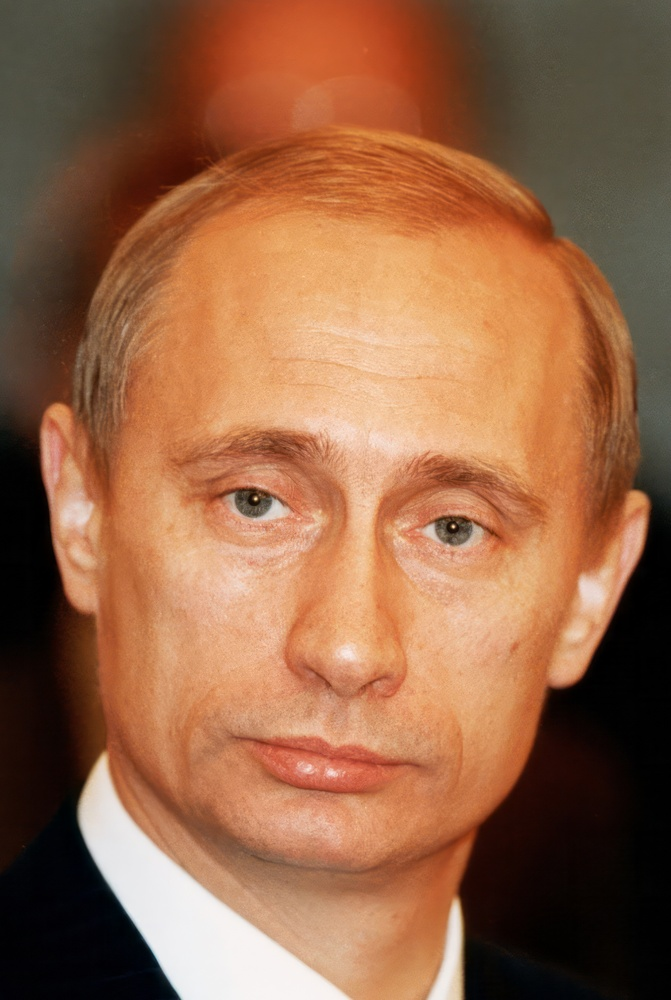
#> input picture 1.jpeg, 671 x 1000 px, shrunk from 3184 x 4748 before the run
$ python texture_analyzer.py --image 1.jpeg --roi 5 5 5 5   (older library calls are emulated)
#> lines starting #> are read from the running program, lines starting #| are printed output that depends on the picture; after the words box and inside, x2 and y2 are one past the last pixel; in counts of white or black regions, pixels touching at a corner belong together
#!/usr/bin/env python3
# -*- coding: utf-8 -*-
"""


Модуль анализа текстур кожи с использованием маски ROI.
В данном файле реализованы функции:
  - apply_roi_mask: создание бинарной маски по координатам ROI и применение её к изображению.
  - analyze_gloss: расчет характеристик блеска (глянцевости) кожи.
  - analyze_pores: определение количества и характеристик пор с помощью бинаризации и поиска контуров.
  - analyze_color: анализ цветовых характеристик в цветовом пространстве HSV.
  - analyze_texture_features: вычисление текстурных показателей на основе GLCM, LBP и статистические метрики.
  - analyze_texture: объединяющая функция, которая по исходному изображению и ROI возвращает итоговый словарь с результатами.
"""

import numpy as np
import cv2
from skimage.feature import local_binary_pattern, graycomatrix, graycoprops
from skimage.measure import shannon_entropy
from skimage import color


def apply_roi_mask(image, roi):
    """
    Создаёт бинарную маску по ROI и применяет её к изображению.
    """
    import numpy as np
    import cv2
    mask = np.zeros(image.shape[:2], dtype=np.uint8)
    x_min, y_min, x_max, y_max = roi
    x_min = max(x_min, 0)
    y_min = max(y_min, 0)
    x_max = min(x_max, image.shape[1])
    y_max = min(y_max, image.shape[0])
    cv2.rectangle(mask, (x_min, y_min), (x_max, y_max), 255, -1)
    masked_image = cv2.bitwise_and(image, image, mask=mask)
    return masked_image, mask


def TextureAnalyzer(image, roi):
    """
    Применяет маску ROI к исходному изображению.

    Параметры:
      image - исходное изображение (numpy-массив);
      roi - список координат [x_min, y_min, x_max, y_max].

    Возвращает:
      masked_image - изображение с нулевыми значениями вне ROI;
      mask - бинарная маска, где область ROI имеет значение 255.
    """


    mask = np.zeros(image.shape[:2], dtype=np.uint8)
    x_min, y_min, x_max, y_max = roi
    # Гарантируем, что координаты не выходят за пределы изображения
    x_min = max(x_min, 0)
    y_min = max(y_min, 0)
    x_max = min(x_max, image.shape[1])
    y_max = min(y_max, image.shape[0])
    cv2.rectangle(mask, (x_min, y_min), (x_max, y_max), 255, -1)
    masked_image = cv2.bitwise_and(image, image, mask=mask)
    return masked_image, mask

def analyze_gloss(image):
    """
    Вычисляет характеристики блеска (глянцевости) кожи на основе яркостных свойств.

    Если входное изображение цветное, оно преобразуется в оттенки серого.

    Расчёты:
      - Используется метод пороговой бинаризации с порогом Otsu, скорректированным коэффициентом;
      - Определяется доля ярких пикселей (gloss_ratio);
      - Вычисляются максимальная яркость и разница между средними значениями яркости ярких и темных областей.

    Возвращает словарь с параметрами:
      gloss_ratio, max_brightness, brightness_contrast, is_glossy.
    """
    # Если изображение цветное, переводим в оттенки серого
    if len(image.shape) == 3:
        gray = cv2.cvtColor(image, cv2.COLOR_BGR2GRAY)
    else:
        gray = image
    # Получаем порог по методу Оцу
    thresh_val, _ = cv2.threshold(gray, 0, 255, cv2.THRESH_BINARY + cv2.THRESH_OTSU)
    # Корректировка порога (коэффициент можно настроить)
    adjusted_thresh = thresh_val * 1.2
    _, bright_mask = cv2.threshold(gray, adjusted_thresh, 255, cv2.THRESH_BINARY)
    gloss_ratio = np.sum(bright_mask > 0) / bright_mask.size
    max_brightness = np.max(gray)
    # Вычисление средних значений яркости для ярких и темных областей
    if np.sum(bright_mask > 0) > 0:
        bright_mean = np.mean(gray[bright_mask > 0])
    else:
        bright_mean = 0
    if np.sum(bright_mask == 0) > 0:
        dark_mean = np.mean(gray[bright_mask == 0])
    else:
        dark_mean = 0
    brightness_contrast = (bright_mean - dark_mean) if dark_mean > 0 else 0
    is_glossy = gloss_ratio > 0.1 and brightness_contrast > 15
    return {
        "gloss_ratio": float(gloss_ratio),
        "max_brightness": float(max_brightness),
        "brightness_contrast": float(brightness_contrast),
        "is_glossy": bool(is_glossy)
    }

def analyze_pores(image):
    """
    Анализирует поры на коже с использованием бинаризации и поиска контуров.

    Процесс:
      - Изображение переводится в оттенки серого (если оно цветное);
      - Применяется бинаризация с порогом 50 для выделения мелких деталей (пор);
      - Используется функция cv2.findContours для поиска контуров.

    Возвращает словарь с:
      pore_count, pore_density, avg_pore_size и флагом has_pores.
    """
    if len(image.shape) == 3:
        gray = cv2.cvtColor(image, cv2.COLOR_BGR2GRAY)
    else:
        gray = image
    # Бинаризация: инвертируем изображение для выделения темных областей (пор)
    _, thresh = cv2.threshold(gray, 50, 255, cv2.THRESH_BINARY_INV)
    contours, _ = cv2.findContours(thresh, cv2.RETR_EXTERNAL, cv2.CHAIN_APPROX_SIMPLE)
    pore_count = len(contours)
    area = np.count_nonzero(gray)
    pore_density = pore_count / area if area > 0 else 0
    avg_pore_size = np.mean([cv2.contourArea(cnt) for cnt in contours]) if contours else 0
    has_pores = pore_count > 20  # значение порога можно скорректировать
    return {
        "pore_count": int(pore_count),
        "pore_density": float(pore_density),
        "avg_pore_size": float(avg_pore_size),
        "has_pores": bool(has_pores)
    }

def analyze_color(image):
    """
    Анализирует цветовые характеристики кожи в пространстве HSV.

    При расчётах используются только те пиксели, которые принадлежат ROI (не равны нулю).

    Возвращает:
      словарь с параметрами hsv (средние значения каналов H, S, V)
      и флаг is_abnormal, если значения выходят за типичные диапазоны.
    """
    if len(image.shape) != 3:
        return {"hsv": {"h_mean": 0.0, "s_mean": 0.0, "v_mean": 0.0}, "is_abnormal": True}
    hsv = cv2.cvtColor(image, cv2.COLOR_BGR2HSV)
    # Выбираем только те пиксели, где хотя бы один канал не равен 0 (то есть внутри ROI)
    mask_nonzero = np.any(image != 0, axis=-1)
    hsv_nonzero = hsv[mask_nonzero]
    if hsv_nonzero.size == 0:
        return {"hsv": {"h_mean": 0.0, "s_mean": 0.0, "v_mean": 0.0}, "is_abnormal": True}
    h_mean = np.mean(hsv_nonzero[:, 0])
    s_mean = np.mean(hsv_nonzero[:, 1])
    v_mean = np.mean(hsv_nonzero[:, 2])
    # Пример допустимых диапазонов (можно скорректировать)
    is_abnormal = not (0 <= h_mean <= 180 and 50 <= s_mean <= 255 and 50 <= v_mean <= 255)
    return {
        "hsv": {"h_mean": float(h_mean), "s_mean": float(s_mean), "v_mean": float(v_mean)},
        "is_abnormal": bool(is_abnormal)
    }

def analyze_texture_features(image):
    """
    Вычисляет текстурные характеристики кожи:
      - GLCM: рассчитываются contrast, dissimilarity, homogeneity, energy и correlation;
      - LBP: вычисляется локально бинарный паттерн и строится его гистограмма;
      - Статистические метрики: среднее, стандартное отклонение и энтропия.

    Возвращает словарь с результатами анализа.
    """
    if len(image.shape) == 3:
        gray = cv2.cvtColor(image, cv2.COLOR_BGR2GRAY)
    else:
        gray = image

    # Вычисление матрицы GLCM
    glcm = graycomatrix(gray.astype(np.uint8), distances=[1], angles=[0],
                          levels=256, symmetric=True, normed=True)
    contrast = graycoprops(glcm, 'contrast')[0, 0]
    dissimilarity = graycoprops(glcm, 'dissimilarity')[0, 0]
    homogeneity = graycoprops(glcm, 'homogeneity')[0, 0]
    energy = graycoprops(glcm, 'energy')[0, 0]
    correlation = graycoprops(glcm, 'correlation')[0, 0]

    # Вычисление локально бинарного паттерна (LBP)
    radius = 1
    n_points = 8 * radius
    lbp = local_binary_pattern(gray, n_points, radius, method='uniform')
    n_bins = int(lbp.max() + 1)
    lbp_hist, _ = np.histogram(lbp, bins=n_bins, range=(0, n_bins), density=True)

    # Статистические показатели
    mean_val = np.mean(gray)
    std_val = np.std(gray)
    entropy_val = shannon_entropy(gray)

    return {
        "glcm": {
            "contrast": float(contrast),
            "dissimilarity": float(dissimilarity),
            "homogeneity": float(homogeneity),
            "energy": float(energy),
            "correlation": float(correlation)
        },
        "lbp_histogram": lbp_hist.tolist(),
        "statistics": {
            "mean": float(mean_val),
            "std": float(std_val),
            "entropy": float(entropy_val)
        }
    }

def analyze_texture(original_image, roi):
    """
    Основная функция анализа текстурных характеристик.

    Принимает:
      original_image - исходное изображение;
      roi - координаты ROI: [x_min, y_min, x_max, y_max].

    Сначала создается маска ROI, затем все анализы (глянцевость, поры, цвет, текстура) выполняются
    по изображению с применённой маской.

    Возвращает итоговый словарь со следующими ключами:
      gloss, pores, color, texture.
    """
    masked_image, _ = apply_roi_mask(original_image, roi)
    gloss_data = analyze_gloss(masked_image)
    pores_data = analyze_pores(masked_image)
    color_data = analyze_color(masked_image)
    texture_feats = analyze_texture_features(masked_image)
    return {
        "gloss": gloss_data,
        "pores": pores_data,
        "color": color_data,
        "texture": texture_feats
    }

if __name__ == '__main__':
    import argparse
    import json

    parser = argparse.ArgumentParser(description="Анализ текстур изображения с использованием ROI")
    parser.add_argument('--image', type=str, required=True, help='Путь к изображению')
    parser.add_argument('--roi', type=int, nargs=4, required=True, metavar=('x_min', 'y_min', 'x_max', 'y_max'),
                        help='Координаты ROI: x_min, y_min, x_max, y_max')
    args = parser.parse_args()

    image = cv2.imread(args.image)
#> image is the input picture: shape (1000, 671, 3); mean B, G, R 70.9, 101.2, 149.1
    if image is None:
        print("Не удалось загрузить изображение:", args.image)
        exit(1)

    result = analyze_texture(image, args.roi)
#> in apply_roi_mask, `cv2.rectangle(mask, (x_min, y_min), (x_max, y_max), 255, -1)`:
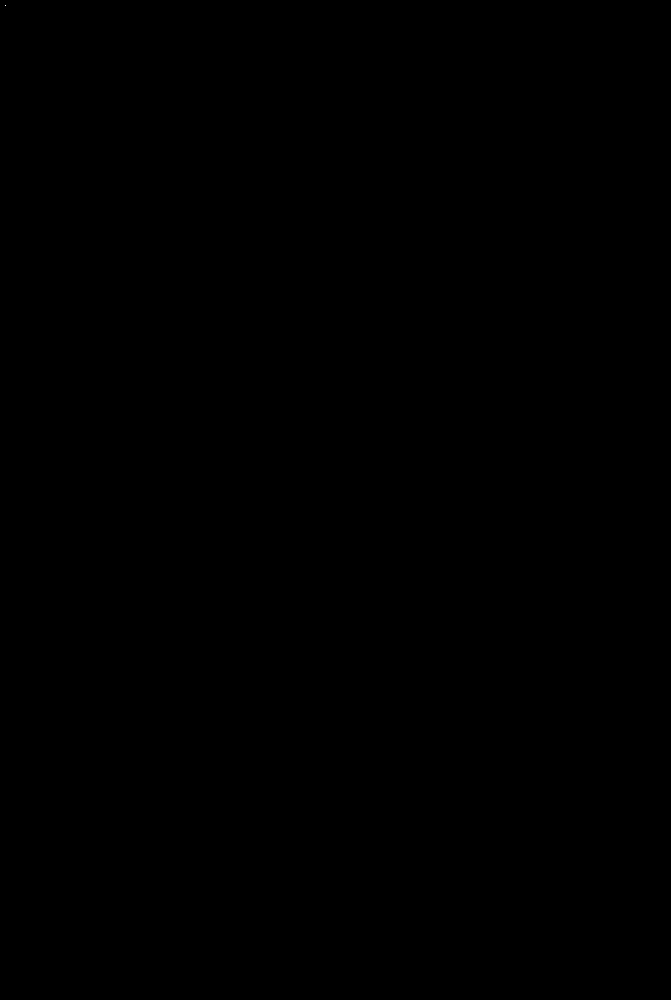
#> mask: shape (1000, 671); 0% white in thin lines or dots, all inside (x1, y1, x2, y2) = (5, 5, 6, 6)
#> in analyze_gloss, `thresh_val, _ = cv2.threshold(gray, 0, 255, cv2.THRESH_BINARY + cv2.TH..`: thresh_val = 0
#> in analyze_gloss, `gloss_ratio = np.sum(bright_mask > 0) / bright_mask.size`: gloss_ratio = 1.49e-06
#> in analyze_gloss, `max_brightness = np.max(gray)`: max_brightness = 76
#> in analyze_gloss, `dark_mean = np.mean(gray[bright_mask == 0])`: dark_mean = 0
#> in analyze_gloss, `is_glossy = gloss_ratio > 0.1 and brightness_contrast > 15`: is_glossy = False
#> in analyze_texture, `gloss_data = analyze_gloss(masked_image)`: gloss_data = {'gloss_ratio': 1.49e-06, 'max_brightness': 76, 'brightness_contrast': 0, 'is_glossy': False}
#> in analyze_pores, `contours, _ = cv2.findContours(thresh, cv2.RETR_EXTERNAL, cv2.CHAIN_AP..`: contours = [[[0, 0], [0, 999], [670, 999], [670, 0]]]
#> in analyze_pores, `pore_count = len(contours)`: pore_count = 1
#> in analyze_pores, `avg_pore_size = np.mean([cv2.contourArea(cnt) for cnt in contours]) if..`: avg_pore_size = 669330
#> in analyze_pores, `has_pores = pore_count > 20`: has_pores = False
#> in analyze_texture, `pores_data = analyze_pores(masked_image)`: pores_data = {'pore_count': 1, 'pore_density': 1, 'avg_pore_size': 669330, 'has_pores': False}
#> in analyze_color, `hsv = cv2.cvtColor(image, cv2.COLOR_BGR2HSV)`: hsv: shape (1000, 671, 3); mean H, S, V 0, 0, 0
#> in analyze_color, `hsv_nonzero = hsv[mask_nonzero]`: hsv_nonzero = [[32, 46, 78]]
#> in analyze_color, `h_mean = np.mean(hsv_nonzero[:, 0])`: h_mean = 32
#> in analyze_color, `s_mean = np.mean(hsv_nonzero[:, 1])`: s_mean = 46
#> in analyze_color, `v_mean = np.mean(hsv_nonzero[:, 2])`: v_mean = 78
#> in analyze_color, `is_abnormal = not (0 <= h_mean <= 180 and 50 <= s_mean <= 255 and 50 <..`: is_abnormal = True
#> in analyze_texture, `color_data = analyze_color(masked_image)`: color_data = 2 items
#> in analyze_texture_features, `contrast = graycoprops(glcm, 'contrast')[0, 0]`: contrast = 0.0172
#> in analyze_texture_features, `dissimilarity = graycoprops(glcm, 'dissimilarity')[0, 0]`: dissimilarity = 0.000227
#> in analyze_texture_features, `homogeneity = graycoprops(glcm, 'homogeneity')[0, 0]`: homogeneity = 1
#> in analyze_texture_features, `correlation = graycoprops(glcm, 'correlation')[0, 0]`: correlation = -1.49e-06
#> in analyze_texture_features, `n_bins = int(lbp.max() + 1)`: n_bins = 9
#> in analyze_texture_features, `lbp_hist, _ = np.histogram(lbp, bins=n_bins, range=(0, n_bins), densit..`: lbp_hist = [1.49e-06, 0, 0, 0, 0, 0, 0, 0, 1]
#> in analyze_texture_features, `mean_val = np.mean(gray)`: mean_val = 0.000113
#> in analyze_texture_features, `std_val = np.std(gray)`: std_val = 0.0928
#> in analyze_texture_features, `entropy_val = shannon_entropy(gray)`: entropy_val = 3.1e-05
#> in analyze_texture, `texture_feats = analyze_texture_features(masked_image)`: texture_feats = 3 items
#> result = 4 items
    print(json.dumps(result, indent=4, ensure_ascii=False))
#> (printed output is left out)
